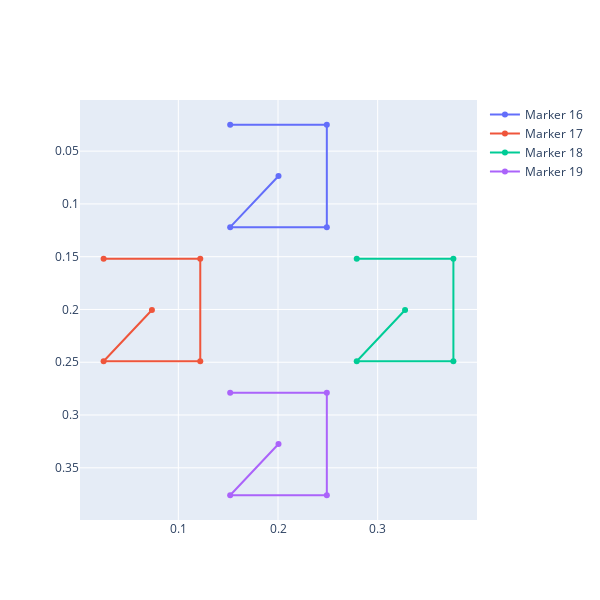

Notebook code for this chart:
### Code cell
fig = go.Figure()
for marker in markers:
    corners = marker.corners
    center = marker.center
    corners = np.append(corners, [center], axis=0)
    fig.add_trace(go.Scatter(x=corners[:, 0], y=corners[:, 1], mode='lines+markers', name=f"Marker {marker.id}"))

# set the aspect ratio as 1:1
fig.update_layout(
    width=600,
    height=600,
)
fig.update_yaxes(autorange="reversed")
fig.show()

### Figure 1 — Plotly figure (JSON) as saved in the notebook; plotly's stock layout.template omitted (floating-point values rounded to 4 significant figures)
{"data": [{"mode": "lines+markers", "name": "Marker 16", "type": "scatter", "x": [0.152, 0.249, 0.249, 0.152, 0.2005], "y": [0.025, 0.025, 0.122, 0.122, 0.0735]}, {"mode": "lines+markers", "name": "Marker 17", "type": "scatter", "x": [0.025, 0.122, 0.122, 0.025, 0.0735], "y": [0.152, 0.152, 0.249, 0.249, 0.2005]}, {"mode": "lines+markers", "name": "Marker 18", "type": "scatter", "x": [0.279, 0.376, 0.376, 0.279, 0.3275], "y": [0.152, 0.152, 0.249, 0.249, 0.2005]}, {"mode": "lines+markers", "name": "Marker 19", "type": "scatter", "x": [0.152, 0.249, 0.249, 0.152, 0.2005], "y": [0.279, 0.279, 0.376, 0.376, 0.3275]}], "layout": {"height": 600, "width": 600, "yaxis": {"autorange": "reversed"}}}
